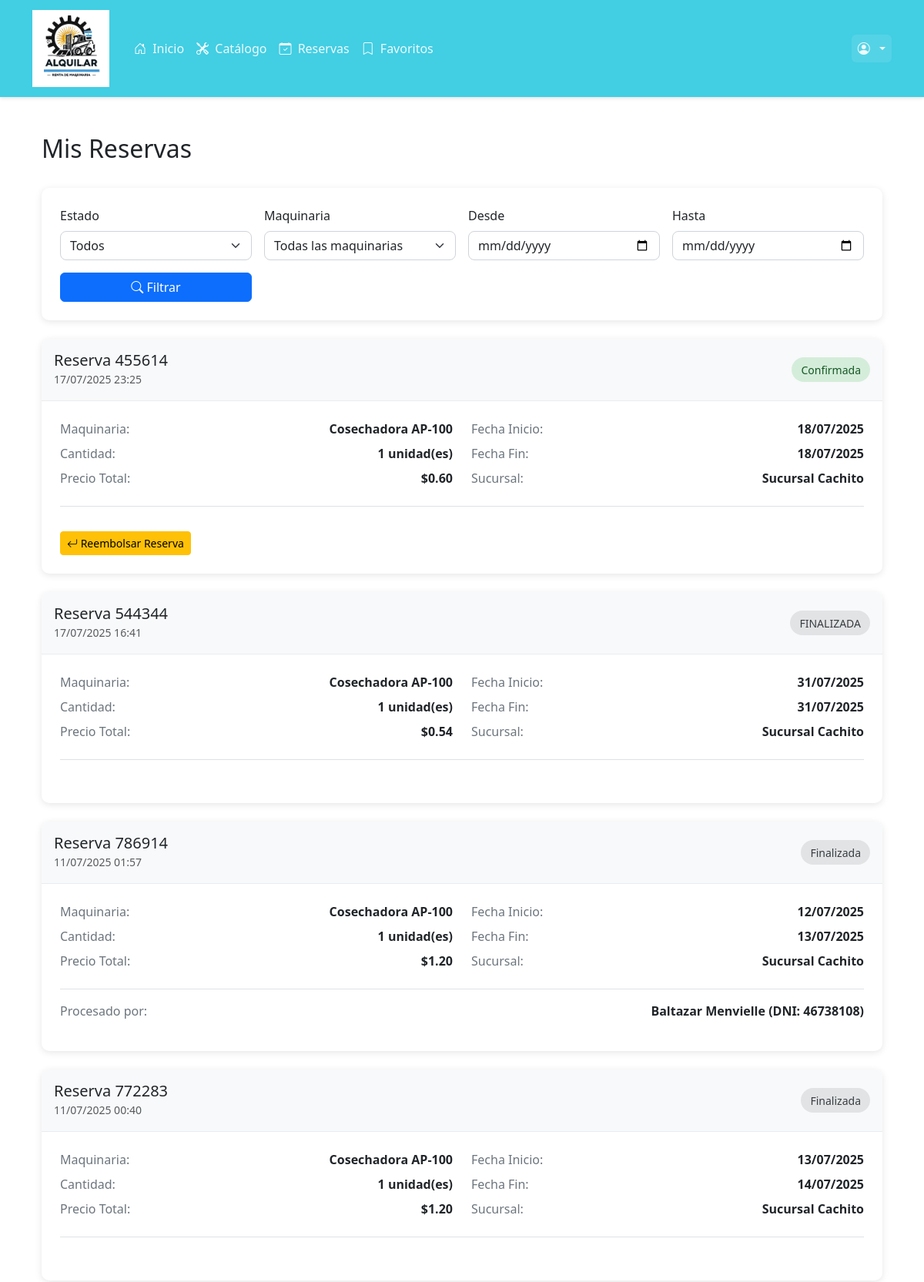
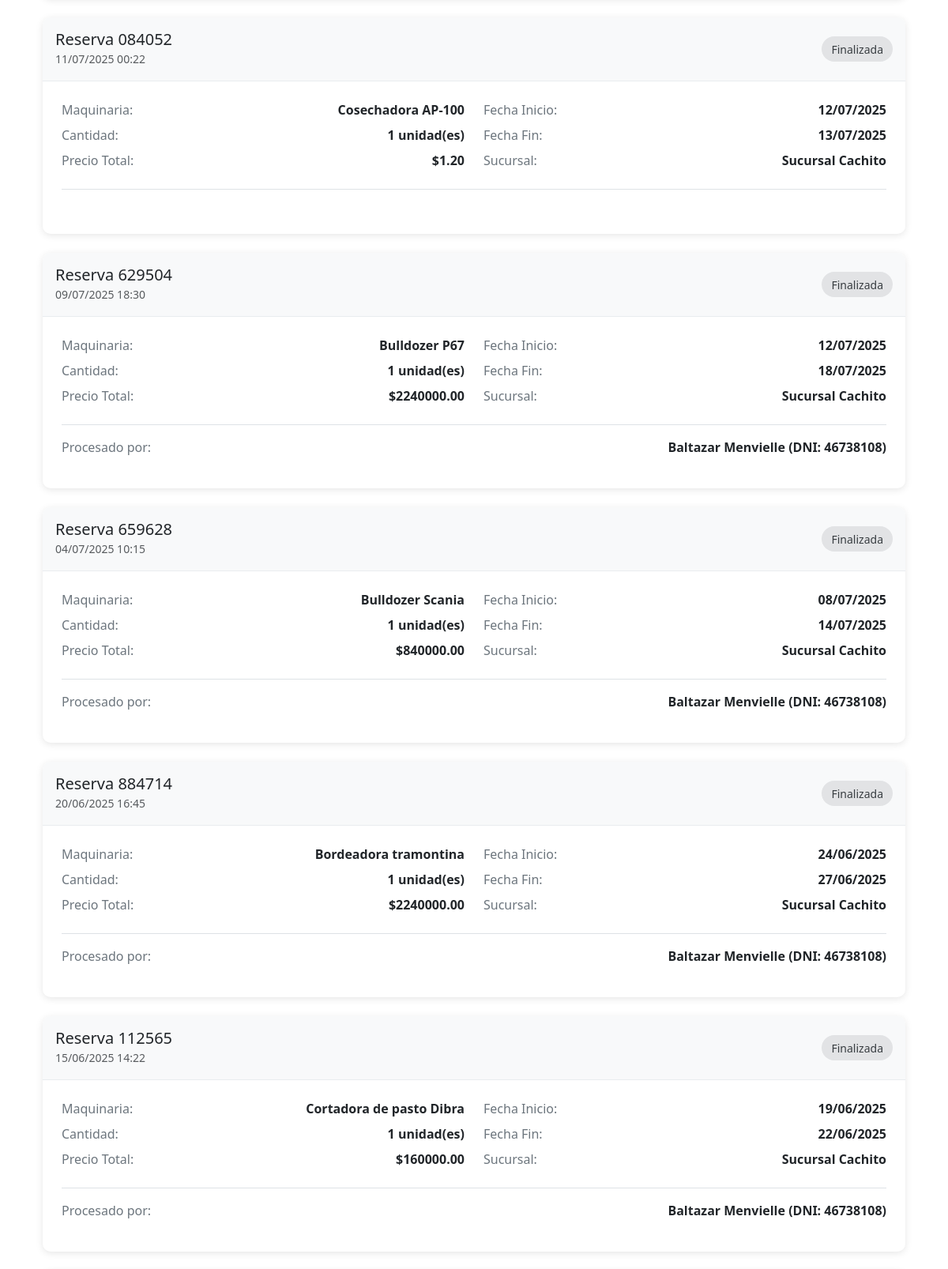
Screenshot of /reservas/historial/ (signed in, upper part) with the database file from the repository (2 pictures, top to bottom).
### reservas/models.py (models this page shows, shortened)
class Reserva(models.Model):
    ESTADO_CHOICES = [
        ('PENDIENTE_PAGO', 'Pendiente de Pago'),
        ('CONFIRMADA', 'Confirmada'),
        ('ENTREGADA', 'Entregada'),
        ('CANCELADA', 'Cancelada'),
        ('FINALIZADA', 'Finalizada'),
        ('NO_DEVUELTA', 'No Devuelta'),
    ]
    TIPO_PAGO_CHOICES = [
        ('ONLINE', 'Pago Online'),
        ('PRESENCIAL', 'Pago Presencial'),
    ]
    cliente = models.ForeignKey(Usuario, on_delete=models.CASCADE, related_name='reservas')
    maquinaria = models.ForeignKey(Maquinaria, on_delete=models.CASCADE, related_name='reservas')
    sucursal_retiro = models.ForeignKey(Sucursal, on_delete=models.CASCADE, related_name='reservas_retiro')
    fecha_inicio = models.DateField()
    fecha_fin = models.DateField()
    cantidad_solicitada = models.PositiveIntegerField()
    precio_total = models.DecimalField(max_digits=10, decimal_places=2)
    tipo_pago = models.CharField(max_length=12, choices=TIPO_PAGO_CHOICES, default='ONLINE')
    estado = models.CharField(max_length=15, choices=ESTADO_CHOICES, default='PENDIENTE_PAGO')
    fecha_creacion = models.DateTimeField(auto_now_add=True)
    fecha_confirmacion = models.DateTimeField(null=True, blank=True)
    empleado_procesador = models.ForeignKey(
        Usuario,
        on_delete=models.SET_NULL,
        null=True,
        blank=True,
        related_name='reservas_procesadas'
    )
    observaciones = models.TextField(blank=True, null=True)
    codigo_reserva = models.CharField(max_length=6, blank=True, null=True, unique=True)
    descuento_aplicado = models.DecimalField(max_digits=10, decimal_places=2, default=0)
    precio_antes_descuento = models.DecimalField(max_digits=10, decimal_places=2, null=True, blank=True)
    class Meta:
        verbose_name = "Reserva"
        verbose_name_plural = "Reservas"
        ordering = ['-fecha_creacion']
    @classmethod
    def actualizar_reservas_vencidas(cls):
        hoy = timezone.now().date()
        contador = cls.objects.filter(
            estado='ENTREGADA',
            fecha_fin__lt=hoy  # fecha_fin < hoy significa que el día de fin ya pasó
        ).update(estado='NO_DEVUELTA')
        return contador
    @classmethod
    def limpiar_reservas_abandonadas(cls):
        tiempo_limite = timezone.now() - timedelta(minutes=30)
        reservas_abandonadas = cls.objects.filter(
            estado='PENDIENTE_PAGO',
            fecha_creacion__lt=tiempo_limite
        )
        count = reservas_abandonadas.count()
        if count > 0:
            for reserva in reservas_abandonadas:
                logging.info(f"Eliminando reserva abandonada #{reserva.id} de {reserva.cliente} - "
                            f"Maquinaria: {reserva.maquinaria.nombre}, "
                            f"Creada: {reserva.fecha_creacion}")
            reservas_abandonadas.delete()
        return count
    @classmethod
    def finalizar_reservas_no_retiradas(cls):
        hoy = timezone.now().date()
        reservas = cls.objects.filter(
            estado='CONFIRMADA',
            fecha_fin__lt=hoy  # fecha_fin < hoy significa que el día de fin ya pasó
        )
        contador = 0
        for reserva in reservas:
            if reserva.finalizar_reserva():
                reserva.enviar_notificacion_vencimiento()
                contador += 1
        return contador

### maquinarias/models.py (models this page shows, shortened)
class Maquinaria(models.Model):
    nombre = models.CharField(max_length=100)
    tipo = models.ForeignKey(TipoMaquinaria, on_delete=models.PROTECT, related_name='maquinarias')
    marca = models.CharField(max_length=50)
    modelo = models.CharField(max_length=50)
    anio = models.SmallIntegerField()
    descripcion = models.TextField()
    imagen = models.ImageField(upload_to='maquinarias/images', null=True, blank=True)
    precio_por_dia = models.FloatField()
    stock_total = models.PositiveIntegerField(default=0)
    stock_disponible = models.PositiveIntegerField(default=0)
    minimo = models.SmallIntegerField()
    maximo = models.SmallIntegerField()
    cantDias_total = models.SmallIntegerField()
    cantDias_parcial = models.SmallIntegerField()
    cantDias_nulo = models.SmallIntegerField()
    es_placeholder = models.BooleanField(default=False)
    sucursales = models.ManyToManyField(Sucursal, through='MaquinariaStock', related_name='maquinarias')

### usuarios/models.py (models this page shows, shortened)
class Sucursal(models.Model):
    nombre = models.CharField(max_length=100)
    direccion = models.CharField(max_length=200)
    telefono = models.CharField(max_length=20, default="0")  # ✅ Campo teléfono agregado
    latitud = models.FloatField()
    longitud = models.FloatField()
    activa = models.BooleanField(default=True)
    es_placeholder = models.BooleanField(default=False)

class Usuario(AbstractUser):
    TIPO_CHOICES = [
        ('CLIENTE', 'Cliente'),
        ('EMPLEADO', 'Empleado'),
        ('ADMIN', 'Administrador'),
    ]
    nombre = models.CharField(max_length=200)
    tipo = models.CharField(
        max_length=10,
        choices=TIPO_CHOICES,
        default='CLIENTE',
        verbose_name="Tipo de usuario"
    )
    dni = models.CharField(max_length=20, unique=True)
    email = models.CharField(max_length=200, unique=True)
    telefono = models.CharField(max_length=20)
    fecha_nacimiento = models.DateField()
    sucursal = models.ForeignKey(Sucursal, on_delete=models.SET_NULL, null=True, blank=True)
    calificacion = models.FloatField(
        default=5.0,
        verbose_name="Calificación del cliente",
        help_text="Calificación del cliente en escala de 0.5 a 5 estrellas"
    )
    token_2fa = models.CharField(
        max_length=6,
        null=True,
        blank=True,
        verbose_name="Token de verificación"
    )
    token_2fa_timestamp = models.DateTimeField(
        null=True,
        blank=True,
        verbose_name="Timestamp del token"
    )
    reset_token = models.CharField(
        max_length=64,
        null=True,
        blank=True,
        verbose_name="Token de recuperación"
    )
    reset_token_timestamp = models.DateTimeField(
        null=True,
        blank=True,
        verbose_name="Timestamp del token de recuperación"
    )
    reset_token_used = models.BooleanField(
        default=False,
        verbose_name="Token usado"
    )

### reservas/views.py (the view)
# urls.py: path('historial/', views.lista_reservas, name='lista_reservas'),
@login_required
def lista_reservas(request):
    reservas_actualizadas = Reserva.actualizar_reservas_vencidas()
    if reservas_actualizadas > 0 and (request.user.tipo == 'ADMIN' or request.user.tipo == 'EMPLEADO'):
        messages.info(request, f"Se actualizaron {reservas_actualizadas} reservas vencidas a estado 'No Devuelta'.")
    reservas_finalizadas = Reserva.finalizar_reservas_no_retiradas()
    if reservas_finalizadas > 0 and (request.user.tipo == 'ADMIN' or request.user.tipo == 'EMPLEADO'):
        messages.info(request, f"Se finalizaron automáticamente {reservas_finalizadas} reservas que nunca fueron retiradas.")
    reservas_eliminadas = Reserva.limpiar_reservas_abandonadas()
    if reservas_eliminadas > 0 and (request.user.tipo == 'ADMIN' or request.user.tipo == 'EMPLEADO'):
        messages.info(request, f"Se eliminaron {reservas_eliminadas} reservas abandonadas en estado pendiente de pago.")
    estado = request.GET.get('estado')
    fecha_desde = request.GET.get('fecha_desde')
    fecha_hasta = request.GET.get('fecha_hasta')
    cliente_dni = request.GET.get('cliente_dni', '').strip()
    empleado_dni = request.GET.get('empleado_dni', '').strip()
    sucursal_id = request.GET.get('sucursal')
    if request.user.tipo == 'ADMIN' or request.user.tipo == 'EMPLEADO':
        reservas = Reserva.objects.exclude(estado='PENDIENTE_PAGO')
        sucursales = Sucursal.objects.filter(activa=True).order_by('nombre')
    else:
        reservas = Reserva.objects.filter(cliente=request.user).exclude(estado='PENDIENTE_PAGO')
        sucursales = None
    if estado and estado != 'PENDIENTE_PAGO':
        reservas = reservas.filter(estado=estado)
    if fecha_desde:
        reservas = reservas.filter(fecha_inicio__gte=fecha_desde)
    if fecha_hasta:
        reservas = reservas.filter(fecha_fin__lte=fecha_hasta)
    if cliente_dni and (request.user.tipo in ['ADMIN', 'EMPLEADO']):
        cliente_ids = Usuario.objects.filter(
            tipo='CLIENTE',
            dni__icontains=cliente_dni
        ).values_list('id', flat=True)
        reservas = reservas.filter(cliente_id__in=cliente_ids)
    if empleado_dni and (request.user.tipo in ['ADMIN', 'EMPLEADO']):
        empleado_ids = Usuario.objects.filter(
            tipo='EMPLEADO',
            dni__icontains=empleado_dni
        ).values_list('id', flat=True)
        reservas = reservas.filter(empleado_procesador_id__in=empleado_ids)
    if sucursal_id and (request.user.tipo in ['ADMIN', 'EMPLEADO']):
        reservas = reservas.filter(sucursal_retiro_id=sucursal_id)
    from maquinarias.models import Maquinaria
    maquinaria_id = request.GET.get('maquinaria')
    maquinarias = Maquinaria.objects.all().order_by('nombre')
    if maquinaria_id:
        reservas = reservas.filter(maquinaria_id=maquinaria_id)
    reservas = reservas.order_by('-fecha_creacion')
    paginator = Paginator(reservas, 10)  # 10 reservas por página
    page = request.GET.get('page')
    reservas_paginadas = paginator.get_page(page)
    context = {
        'reservas': reservas_paginadas,
        'is_paginated': True if reservas.count() > 10 else False,
        'page_obj': reservas_paginadas,
        'titulo': 'Historial de Reservas',
        'sucursales': sucursales,  # Lista de sucursales para el filtro
        'maquinarias': maquinarias,  # Lista de maquinarias para el filtro
        'cliente_dni': cliente_dni,  # DNI del cliente para mantener el filtro
        'empleado_dni': empleado_dni,  # DNI del empleado para mantener el filtro
        'filtros_aplicados': any([estado, fecha_desde, fecha_hasta, cliente_dni, empleado_dni, sucursal_id, maquinaria_id])
    }
    return render(request, 'reservas/lista_reservas.html', context)

### reservas/templates/reservas/lista_reservas.html (shortened to what this page needs)
{% extends 'base.html' %}
{% load static %}
{% block content %}
<div class="container py-4">
    <div class="row mb-4">
        <div class="col">            <h2>
                {% if user.tipo == 'ADMIN' or user.tipo == 'EMPLEADO' %}
                    Todas las Reservas
                {% else %}
                    Mis Reservas
                {% endif %}
            </h2>
        </div>
    </div>
    <div class="filters mb-4">
        <form method="get" class="row g-3">
            <div class="col-md-3">
                <label for="estado" class="form-label">Estado</label>
                <select name="estado" id="estado" class="form-select">
                    <option value="">Todos</option>
                </select>
            </div>
            <div class="col-md-3">
                <label for="maquinaria" class="form-label">Maquinaria</label>
                <select name="maquinaria" id="maquinaria" class="form-select">
                    <option value="">Todas las maquinarias</option>
                </select>
            </div>
            <div class="col-md-3">
                <label for="fecha_desde" class="form-label">Desde</label>
                <input type="date" name="fecha_desde" id="fecha_desde" class="form-control"
                       value="{{ request.GET.fecha_desde }}" oninput="validarFechas()">
            </div>
            <div class="col-md-3">
                <label for="fecha_hasta" class="form-label">Hasta</label>
                <input type="date" name="fecha_hasta" id="fecha_hasta" class="form-control"
                       value="{{ request.GET.fecha_hasta }}" oninput="validarFechas()">
            </div>
            <div class="col-md-3 d-flex align-items-end">
                <div class="d-grid gap-2 w-100">
                    <button type="submit" class="btn btn-primary">
                        <i class="bi bi-search"></i> Filtrar
                    </button>
                </div>
            </div>
        </form>
    </div>
    {% if reservas %}
        {% for reserva in reservas %}
        <div class="reservation-card">
            <div class="reservation-header d-flex justify-content-between align-items-center">
                <div>
                    <h5 class="mb-0">Reserva {{ reserva.codigo_reserva }}</h5>
                    <small class="text-muted">{{ reserva.fecha_creacion|date:"d/m/Y H:i" }}</small>
                </div>
                <span class="status-badge status-{{ reserva.estado|lower }}">
                    {{ reserva.get_estado_display }}
                </span>
            </div>
            <div class="reservation-body">
                <div class="row">
                    <div class="col-md-6">
                        <div class="detail-row">
                            <span class="detail-label">Maquinaria:</span>
                            <span class="detail-value">{{ reserva.maquinaria.nombre }}</span>
                        </div>
                        <div class="detail-row">
                            <span class="detail-label">Cantidad:</span>
                            <span class="detail-value">{{ reserva.cantidad_solicitada }} unidad(es)</span>
                        </div>
                        <div class="detail-row">
                            <span class="detail-label">Precio Total:</span>
                            <span class="detail-value">${{ reserva.precio_total|floatformat:2 }}</span>
                        </div>
                    </div>
                    <div class="col-md-6">
                        <div class="detail-row">
                            <span class="detail-label">Fecha Inicio:</span>
                            <span class="detail-value">{{ reserva.fecha_inicio|date:"d/m/Y" }}</span>
                        </div>
                        <div class="detail-row">
                            <span class="detail-label">Fecha Fin:</span>
                            <span class="detail-value">{{ reserva.fecha_fin|date:"d/m/Y" }}</span>
                        </div>
                        <div class="detail-row">
                            <span class="detail-label">Sucursal:</span>
                            <span class="detail-value">{{ reserva.sucursal_retiro.nombre }}</span>
                        </div>
                    </div>
                </div>
                  <div class="mt-3 pt-3 border-top">
                    {% if reserva.empleado_procesador %}
                    <div class="detail-row">
                        <span class="detail-label">Procesado por:</span>
                        <span class="detail-value">{{ reserva.empleado_procesador.nombre }} (DNI: {{ reserva.empleado_procesador.dni }})</span>
                    </div>
                    {% endif %}
                </div>                  <div class="mt-3">
                    {% if user.tipo == 'CLIENTE' and reserva.estado == 'CONFIRMADA' %}
                        <a href="{% url 'reservas:reembolsar_reserva' reserva.id %}" class="btn btn-warning btn-sm">
                            <i class="bi bi-arrow-return-left"></i> Reembolsar Reserva
                        </a>
                    {% endif %}
                </div>
            </div>
        </div>
        {% endfor %}
    {% else %}
        <div class="alert alert-info">
            No hay reservas para mostrar.
        </div>
    {% endif %}
</div>
{% endblock %}

### rows the page displays
Reserva: codigo_reserva "455614", fecha_creacion "17/07/2025 23:25", estado "Confirmada", maquinaria.nombre "Cosechadora AP-100", cantidad_solicitada "1", precio_total "0.60", fecha_inicio "18/07/2025", fecha_fin "18/07/2025", sucursal_retiro.nombre "Sucursal Cachito", shows "Reembolsar Reserva"
Reserva: codigo_reserva "544344", fecha_creacion "17/07/2025 16:41", estado "FINALIZADA", maquinaria.nombre "Cosechadora AP-100", cantidad_solicitada "1", precio_total "0.54", fecha_inicio "31/07/2025", fecha_fin "31/07/2025", sucursal_retiro.nombre "Sucursal Cachito"
Reserva: codigo_reserva "786914", fecha_creacion "11/07/2025 01:57", estado "Finalizada", maquinaria.nombre "Cosechadora AP-100", cantidad_solicitada "1", precio_total "1.20", fecha_inicio "12/07/2025", fecha_fin "13/07/2025", sucursal_retiro.nombre "Sucursal Cachito", empleado_procesador.nombre "Baltazar Menvielle", empleado_procesador.dni "46738108"
Reserva: codigo_reserva "772283", fecha_creacion "11/07/2025 00:40", estado "Finalizada", maquinaria.nombre "Cosechadora AP-100", cantidad_solicitada "1", precio_total "1.20", fecha_inicio "13/07/2025", fecha_fin "14/07/2025", sucursal_retiro.nombre "Sucursal Cachito"
Reserva: codigo_reserva "084052", fecha_creacion "11/07/2025 00:22", estado "Finalizada", maquinaria.nombre "Cosechadora AP-100", cantidad_solicitada "1", precio_total "1.20", fecha_inicio "12/07/2025", fecha_fin "13/07/2025", sucursal_retiro.nombre "Sucursal Cachito"
Reserva: codigo_reserva "629504", fecha_creacion "09/07/2025 18:30", estado "Finalizada", maquinaria.nombre "Bulldozer P67", cantidad_solicitada "1", precio_total "2240000.00", fecha_inicio "12/07/2025", fecha_fin "18/07/2025", sucursal_retiro.nombre "Sucursal Cachito", empleado_procesador.nombre "Baltazar Menvielle", empleado_procesador.dni "46738108"
Reserva: codigo_reserva "659628", fecha_creacion "04/07/2025 10:15", estado "Finalizada", maquinaria.nombre "Bulldozer Scania", cantidad_solicitada "1", precio_total "840000.00", fecha_inicio "08/07/2025", fecha_fin "14/07/2025", sucursal_retiro.nombre "Sucursal Cachito", empleado_procesador.nombre "Baltazar Menvielle", empleado_procesador.dni "46738108"
Reserva: codigo_reserva "884714", fecha_creacion "20/06/2025 16:45", estado "Finalizada", maquinaria.nombre "Bordeadora tramontina", cantidad_solicitada "1", precio_total "2240000.00", fecha_inicio "24/06/2025", fecha_fin "27/06/2025", sucursal_retiro.nombre "Sucursal Cachito", empleado_procesador.nombre "Baltazar Menvielle", empleado_procesador.dni "46738108"
Reserva: codigo_reserva "112565", fecha_creacion "15/06/2025 14:22", estado "Finalizada", maquinaria.nombre "Cortadora de pasto Dibra", cantidad_solicitada "1", precio_total "160000.00", fecha_inicio "19/06/2025", fecha_fin "22/06/2025", sucursal_retiro.nombre "Sucursal Cachito", empleado_procesador.nombre "Baltazar Menvielle", empleado_procesador.dni "46738108"
